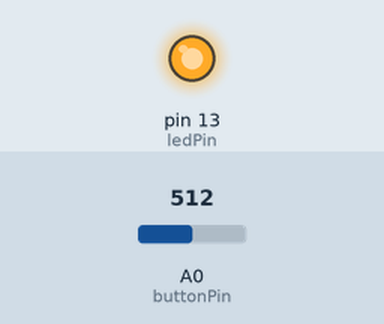
Simulated run of this sketch. Board: Arduino Uno, built with avr-gcc and run on an emulated ATmega328P. Shown: output pins drawn as LEDs (lit = HIGH). The inputs (shaded band) are chosen by the test bench; at power-on: A0 (buttonPin) = 512. What the sketch prints to the serial monitor is not drawn.

Above: at 1.2 s.
1.3 s: A0 (buttonPin) set to 31
3.2 s: A0 (buttonPin) set to 28
At 4.2 s:
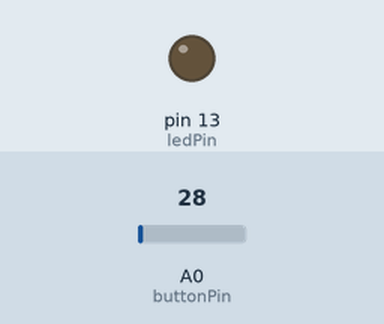
4.7 s: A0 (buttonPin) set to 510
At 5.5 s:
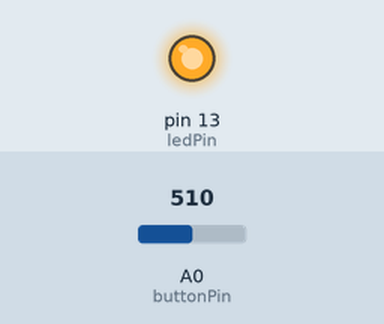
6.2 s: A0 (buttonPin) set to 20
At 6.8 s:
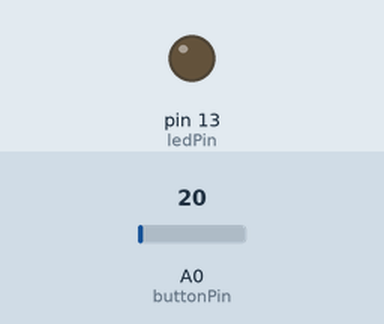
Timing chart, 0 to 8.7 s (numbered marks = the images above; inputs shaded):
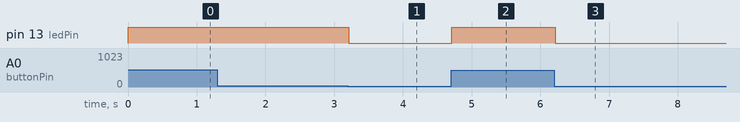

The sketch:

sketch_apr11b.ino
```cpp
int buttonPin = A0;     //Button and LED pin numbers
int ledPin = 13;


void setup()
{
    pinMode(ledPin, OUTPUT);
    Serial.begin(9600);           //Serial monitor used to determine limit values
}

void loop() {
  int temp = analogRead(buttonPin);   //Read the analogue input
  Serial.println(temp);               //Display the read value in the Serial monitor
  if (temp < 30)                     //Lower limit for first button - if below this limit then no button is pushed and LEDs are turned off
  {
    digitalWrite(ledPin, LOW);
    Serial.write(0);
  }
  else if (temp <= 60)                //1st button limit - if below this limit but above previous limit then the first button is pressed
  {
    digitalWrite(ledPin, HIGH);
    Serial.write(1);

  }
  else if (temp <= 90)                //2nd button limit
  {
    digitalWrite(ledPin, HIGH);
    Serial.write(2);
  }

  else if (temp <= 115)                //3rd button limit
  {
    digitalWrite(ledPin, HIGH);
    Serial.write(3);
  }
  else if (temp <= 145)                //4th button limit
  {
    digitalWrite(ledPin, HIGH);
    Serial.write(4);
  }

  else if (temp <= 180)                //5th button limit
  {
    digitalWrite(ledPin, HIGH);
    Serial.write(5);
  }
  else if (temp <= 240)                //6th button limit
  {
    digitalWrite(ledPin, HIGH);
    Serial.write(6);
  }

  else if (temp <= 320)                //7th button limit
  {
    digitalWrite(ledPin, HIGH);
    Serial.write(7);
  }
  else if (temp <= 500)                //8th button limit
  {
    digitalWrite(ledPin, HIGH);
    Serial.write(8);
  }
  else if (temp <= 1100)                //9th button limit
  {
    digitalWrite(ledPin, HIGH);
    Serial.write(9);
  }
  else                                //If none of the previous buttons are pressed, then LED will turn off
  {
    digitalWrite(ledPin, LOW);
  }
  delay(100);                         //Delay for stability

}
```

Measured:
- the behaviour switches between 30 and 29 on A0 (buttonPin) (found by bisection; images 0 and 1)
- after the input at 1.3 s, every drawn part: stays the same
- after the input at 3.2 s, pin 13 (ledPin): HIGH → LOW at once
- after the input at 4.7 s, pin 13 (ledPin): LOW → HIGH at once
- after the input at 6.2 s, pin 13 (ledPin): HIGH → LOW at once
